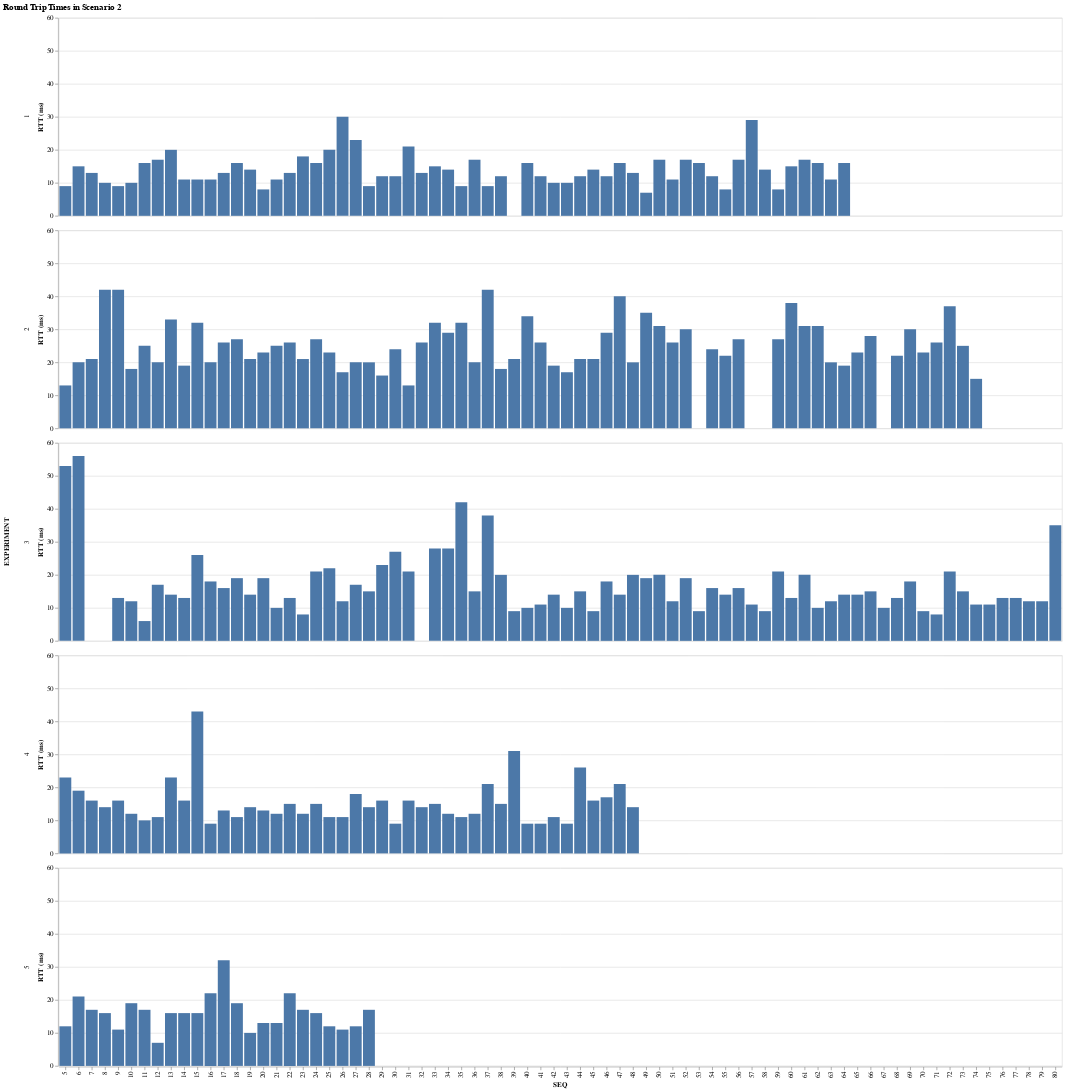

Notebook code for this chart:
### Code cell
alt.Chart(RTTs, title="Round Trip Times in Scenario 2").mark_bar().encode(
    x="SEQ:O",
    y=alt.Y("RTT:Q", title="RTT (ms)"),
    row="EXPERIMENT:N"
)

### Figure 1 — Vega-Lite specification as saved in the notebook (floating-point values rounded to 4 significant figures; data arrays with more than 128 entries replaced by an {"elided": "..."} marker saying what was removed)
{"config": {"view": {"continuousWidth": 400, "continuousHeight": 300}}, "data": {"name": "data-355b3c516a0b906b95916a5adee9b0b0"}, "mark": "bar", "encoding": {"row": {"field": "EXPERIMENT", "type": "nominal"}, "x": {"field": "SEQ", "type": "ordinal"}, "y": {"field": "RTT", "title": "RTT (ms)", "type": "quantitative"}}, "title": "Round Trip Times in Scenario 2", "$schema": "https://vega.github.io/schema/vega-lite/v4.17.0.json", "datasets": {"data-355b3c516a0b906b95916a5adee9b0b0": {"elided": "274 records"}}}
